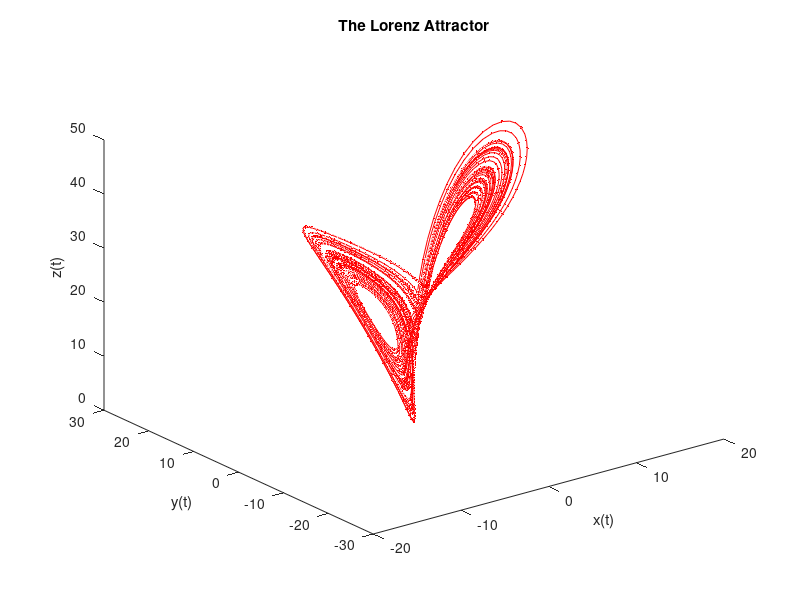

Write MATLAB code to recreate this figure.
% Programs 14a: The Lorenz attractor.
close all;clear;clc;
sigma=10;r=28;b=8/3;
Lorenz=@(t,x) [sigma*(x(2)-x(1));r*x(1)-x(2)-x(1)*x(3);x(1)*x(2)-b*x(3)];
options = odeset('RelTol',1e-4,'AbsTol',1e-4);
[t,xa]=ode45(Lorenz,[0 50],[15,20,30],options);
figure;
plot3(xa(:,1),xa(:,2),xa(:,3),'r.-')
title('The Lorenz Attractor')
xlabel('x(t)');
ylabel('y(t)');
zlabel('z(t)');